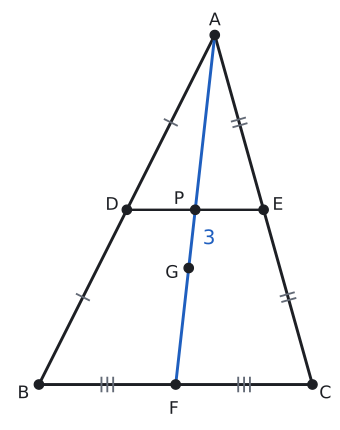

Generate this figure with Python:
import sys; sys.path.insert(0, "tools")
from cizim import *

# D, E orta noktalar; [AF] kenarortay, |AF| = 18; P = DE ∩ AF; G ağırlık merkezi; |PG| = 3.
B = np.array([0.0, 0.0]); C = np.array([14.0, 0.0]); F = (B + C) / 2
A = np.array([9.0, np.sqrt(18**2 - 4)])
D, E = (A + B) / 2, (A + C) / 2
G = (A + B + C) / 3; P = (A + F) / 2
L = lambda X, Y: np.linalg.norm(X - Y)
print("AF", L(A, F), "AP", L(A, P), "PG", L(P, G), "GF", L(G, F), "P.y-D.y", P[1] - D[1])

def centik(P1, Q1, n, renk=SOLUK):
    M = (P1 + Q1) / 2; u = (Q1 - P1) / L(P1, Q1); v = np.array([-u[1], u[0]])
    for i in range(n):
        c = M + (i - (n - 1) / 2) * 0.3 * u
        ax.plot(*zip(c - 0.35 * v, c + 0.35 * v), color=renk, lw=1.4)

fig, ax = sekil(5, 5.6)
ax.set_aspect("equal"); ax.axis("off")
ax.plot(*zip(A, B, C, A), color=YAZI)
ax.plot(*zip(D, E), color=YAZI, lw=1.8)
ax.plot(*zip(A, F), color=MAVI)
for X, Y, n in ((A, D, 1), (D, B, 1), (A, E, 2), (E, C, 2), (B, F, 3), (F, C, 3)):
    centik(X, Y, n)
nokta(ax, *A, "A", dx=-0.3, dy=0.5); nokta(ax, *B, "B", dx=-1.1, dy=-0.7); nokta(ax, *C, "C", dx=0.35, dy=-0.7)
nokta(ax, *D, "D", dx=-1.1, dy=0.0); nokta(ax, *E, "E", dx=0.45, dy=0.0)
nokta(ax, *F, "F", dx=-0.35, dy=-1.5)
nokta(ax, *P, "P", dx=-1.1, dy=0.3); nokta(ax, *G, "G", dx=-1.2, dy=-0.5)
M = (P + G) / 2; ax.text(M[0] + 0.55, M[1], "3", color=MAVI, fontsize=15, va="center")
ax.set_xlim(-1.6, 15.0); ax.set_ylim(-1.9, A[1] + 1.4)
kaydet(fig, __file__)
